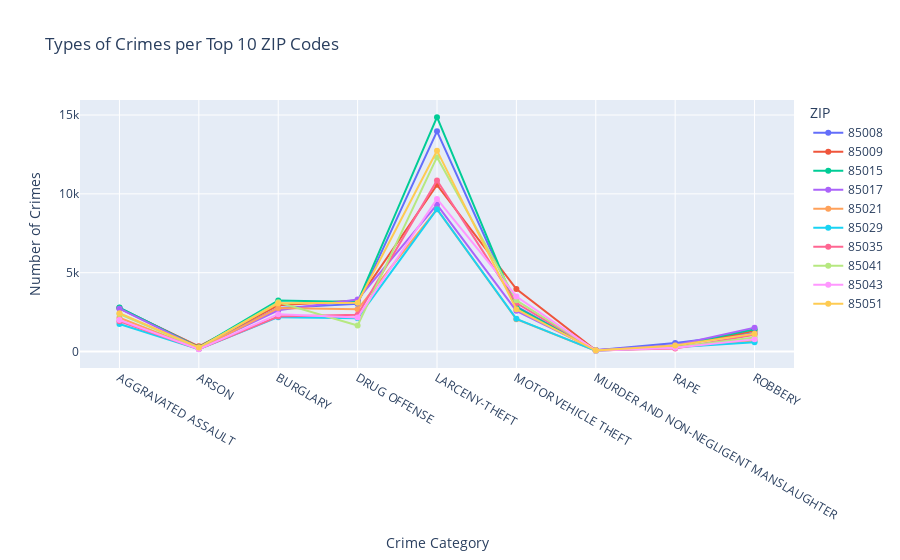

Source (notebook cell):
### Code cell
import plotly.express as px

# Filter the data to include only the top 10 ZIP codes
top_10_zips = top_10_zip_crimes['ZIP'].tolist()
filtered_crime_data = crime_data[crime_data['ZIP'].isin(top_10_zips)]

# Group the data by ZIP and UCR CRIME CATEGORY and count the occurrences
crime_counts_by_zip = filtered_crime_data.groupby(['ZIP', 'UCR CRIME CATEGORY']).size().reset_index(name='Crime Count')

# Create a line chart using Plotly
fig = px.line(crime_counts_by_zip, x='UCR CRIME CATEGORY', y='Crime Count', color='ZIP', title='Types of Crimes per Top 10 ZIP Codes')
fig.update_layout(xaxis_title='Crime Category', yaxis_title='Number of Crimes')
fig.update_traces(mode='lines+markers')
# Show the plot
fig.show()

### Figure 1 — Plotly figure (JSON) as saved in the notebook; plotly's stock layout.template omitted (floating-point values rounded to 4 significant figures)
{"data": [{"hovertemplate": "ZIP=85008<br>UCR CRIME CATEGORY=%{x}<br>Crime Count=%{y}<extra></extra>", "legendgroup": "85008", "line": {"color": "#636efa", "dash": "solid"}, "marker": {"symbol": "circle"}, "mode": "lines+markers", "name": "85008", "orientation": "v", "showlegend": true, "type": "scatter", "x": ["AGGRAVATED ASSAULT", "ARSON", "BURGLARY", "DRUG OFFENSE", "LARCENY-THEFT", "MOTOR VEHICLE THEFT", "MURDER AND NON-NEGLIGENT MANSLAUGHTER", "RAPE", "ROBBERY"], "xaxis": "x", "y": [2772, 292, 2754, 3021, 13966, 2861, 76, 541, 1152], "yaxis": "y"}, {"hovertemplate": "ZIP=85009<br>UCR CRIME CATEGORY=%{x}<br>Crime Count=%{y}<extra></extra>", "legendgroup": "85009", "line": {"color": "#EF553B", "dash": "solid"}, "marker": {"symbol": "circle"}, "mode": "lines+markers", "name": "85009", "orientation": "v", "showlegend": true, "type": "scatter", "x": ["AGGRAVATED ASSAULT", "ARSON", "BURGLARY", "DRUG OFFENSE", "LARCENY-THEFT", "MOTOR VEHICLE THEFT", "MURDER AND NON-NEGLIGENT MANSLAUGHTER", "RAPE", "ROBBERY"], "xaxis": "x", "y": [2741, 331, 2932, 3230, 10570, 3961, 84, 332, 1310], "yaxis": "y"}, {"hovertemplate": "ZIP=85015<br>UCR CRIME CATEGORY=%{x}<br>Crime Count=%{y}<extra></extra>", "legendgroup": "85015", "line": {"color": "#00cc96", "dash": "solid"}, "marker": {"symbol": "circle"}, "mode": "lines+markers", "name": "85015", "orientation": "v", "showlegend": true, "type": "scatter", "x": ["AGGRAVATED ASSAULT", "ARSON", "BURGLARY", "DRUG OFFENSE", "LARCENY-THEFT", "MOTOR VEHICLE THEFT", "MURDER AND NON-NEGLIGENT MANSLAUGHTER", "RAPE", "ROBBERY"], "xaxis": "x", "y": [2791, 268, 3237, 3137, 14865, 2807, 67, 365, 1416], "yaxis": "y"}, {"hovertemplate": "ZIP=85017<br>UCR CRIME CATEGORY=%{x}<br>Crime Count=%{y}<extra></extra>", "legendgroup": "85017", "line": {"color": "#ab63fa", "dash": "solid"}, "marker": {"symbol": "circle"}, "mode": "lines+markers", "name": "85017", "orientation": "v", "showlegend": true, "type": "scatter", "x": ["AGGRAVATED ASSAULT", "ARSON", "BURGLARY", "DRUG OFFENSE", "LARCENY-THEFT", "MOTOR VEHICLE THEFT", "MURDER AND NON-NEGLIGENT MANSLAUGHTER", "RAPE", "ROBBERY"], "xaxis": "x", "y": [2720, 230, 2616, 3297, 9322, 2579, 95, 397, 1516], "yaxis": "y"}, {"hovertemplate": "ZIP=85021<br>UCR CRIME CATEGORY=%{x}<br>Crime Count=%{y}<extra></extra>", "legendgroup": "85021", "line": {"color": "#FFA15A", "dash": "solid"}, "marker": {"symbol": "circle"}, "mode": "lines+markers", "name": "85021", "orientation": "v", "showlegend": true, "type": "scatter", "x": ["AGGRAVATED ASSAULT", "ARSON", "BURGLARY", "DRUG OFFENSE", "LARCENY-THEFT", "MOTOR VEHICLE THEFT", "MURDER AND NON-NEGLIGENT MANSLAUGHTER", "RAPE", "ROBBERY"], "xaxis": "x", "y": [2142, 170, 2760, 2677, 9023, 2046, 50, 261, 707], "yaxis": "y"}, {"hovertemplate": "ZIP=85029<br>UCR CRIME CATEGORY=%{x}<br>Crime Count=%{y}<extra></extra>", "legendgroup": "85029", "line": {"color": "#19d3f3", "dash": "solid"}, "marker": {"symbol": "circle"}, "mode": "lines+markers", "name": "85029", "orientation": "v", "showlegend": true, "type": "scatter", "x": ["AGGRAVATED ASSAULT", "ARSON", "BURGLARY", "DRUG OFFENSE", "LARCENY-THEFT", "MOTOR VEHICLE THEFT", "MURDER AND NON-NEGLIGENT MANSLAUGHTER", "RAPE", "ROBBERY"], "xaxis": "x", "y": [1746, 153, 2178, 2114, 9024, 2072, 43, 279, 587], "yaxis": "y"}, {"hovertemplate": "ZIP=85035<br>UCR CRIME CATEGORY=%{x}<br>Crime Count=%{y}<extra></extra>", "legendgroup": "85035", "line": {"color": "#FF6692", "dash": "solid"}, "marker": {"symbol": "circle"}, "mode": "lines+markers", "name": "85035", "orientation": "v", "showlegend": true, "type": "scatter", "x": ["AGGRAVATED ASSAULT", "ARSON", "BURGLARY", "DRUG OFFENSE", "LARCENY-THEFT", "MOTOR VEHICLE THEFT", "MURDER AND NON-NEGLIGENT MANSLAUGHTER", "RAPE", "ROBBERY"], "xaxis": "x", "y": [1924, 154, 2218, 2334, 10852, 3076, 74, 192, 1066], "yaxis": "y"}, {"hovertemplate": "ZIP=85041<br>UCR CRIME CATEGORY=%{x}<br>Crime Count=%{y}<extra></extra>", "legendgroup": "85041", "line": {"color": "#B6E880", "dash": "solid"}, "marker": {"symbol": "circle"}, "mode": "lines+markers", "name": "85041", "orientation": "v", "showlegend": true, "type": "scatter", "x": ["AGGRAVATED ASSAULT", "ARSON", "BURGLARY", "DRUG OFFENSE", "LARCENY-THEFT", "MOTOR VEHICLE THEFT", "MURDER AND NON-NEGLIGENT MANSLAUGHTER", "RAPE", "ROBBERY"], "xaxis": "x", "y": [2380, 235, 3123, 1654, 12329, 3250, 81, 270, 893], "yaxis": "y"}, {"hovertemplate": "ZIP=85043<br>UCR CRIME CATEGORY=%{x}<br>Crime Count=%{y}<extra></extra>", "legendgroup": "85043", "line": {"color": "#FF97FF", "dash": "solid"}, "marker": {"symbol": "circle"}, "mode": "lines+markers", "name": "85043", "orientation": "v", "showlegend": true, "type": "scatter", "x": ["AGGRAVATED ASSAULT", "ARSON", "BURGLARY", "DRUG OFFENSE", "LARCENY-THEFT", "MOTOR VEHICLE THEFT", "MURDER AND NON-NEGLIGENT MANSLAUGHTER", "RAPE", "ROBBERY"], "xaxis": "x", "y": [1998, 150, 2368, 2152, 9677, 3491, 57, 247, 771], "yaxis": "y"}, {"hovertemplate": "ZIP=85051<br>UCR CRIME CATEGORY=%{x}<br>Crime Count=%{y}<extra></extra>", "legendgroup": "85051", "line": {"color": "#FECB52", "dash": "solid"}, "marker": {"symbol": "circle"}, "mode": "lines+markers", "name": "85051", "orientation": "v", "showlegend": true, "type": "scatter", "x": ["AGGRAVATED ASSAULT", "ARSON", "BURGLARY", "DRUG OFFENSE", "LARCENY-THEFT", "MOTOR VEHICLE THEFT", "MURDER AND NON-NEGLIGENT MANSLAUGHTER", "RAPE", "ROBBERY"], "xaxis": "x", "y": [2435, 255, 3061, 3095, 12739, 2682, 60, 377, 1133], "yaxis": "y"}], "layout": {"legend": {"title": {"text": "ZIP"}, "tracegroupgap": 0}, "title": {"text": "Types of Crimes per Top 10 ZIP Codes"}, "xaxis": {"anchor": "y", "domain": [0, 1], "title": {"text": "Crime Category"}}, "yaxis": {"anchor": "x", "domain": [0, 1], "title": {"text": "Number of Crimes"}}}}
